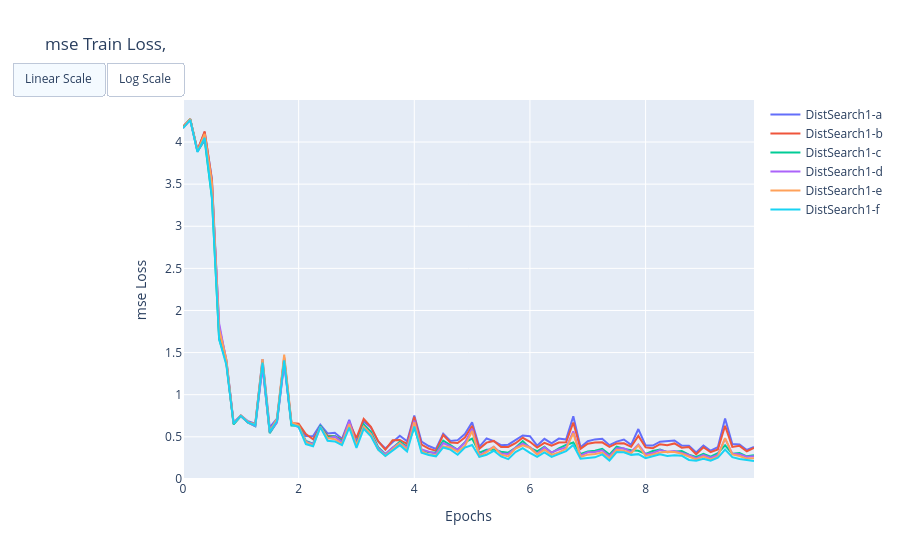

Source (notebook cell):
### Code cell
evals.plot_loss(runs['dist'], 'mse', phase='train')
